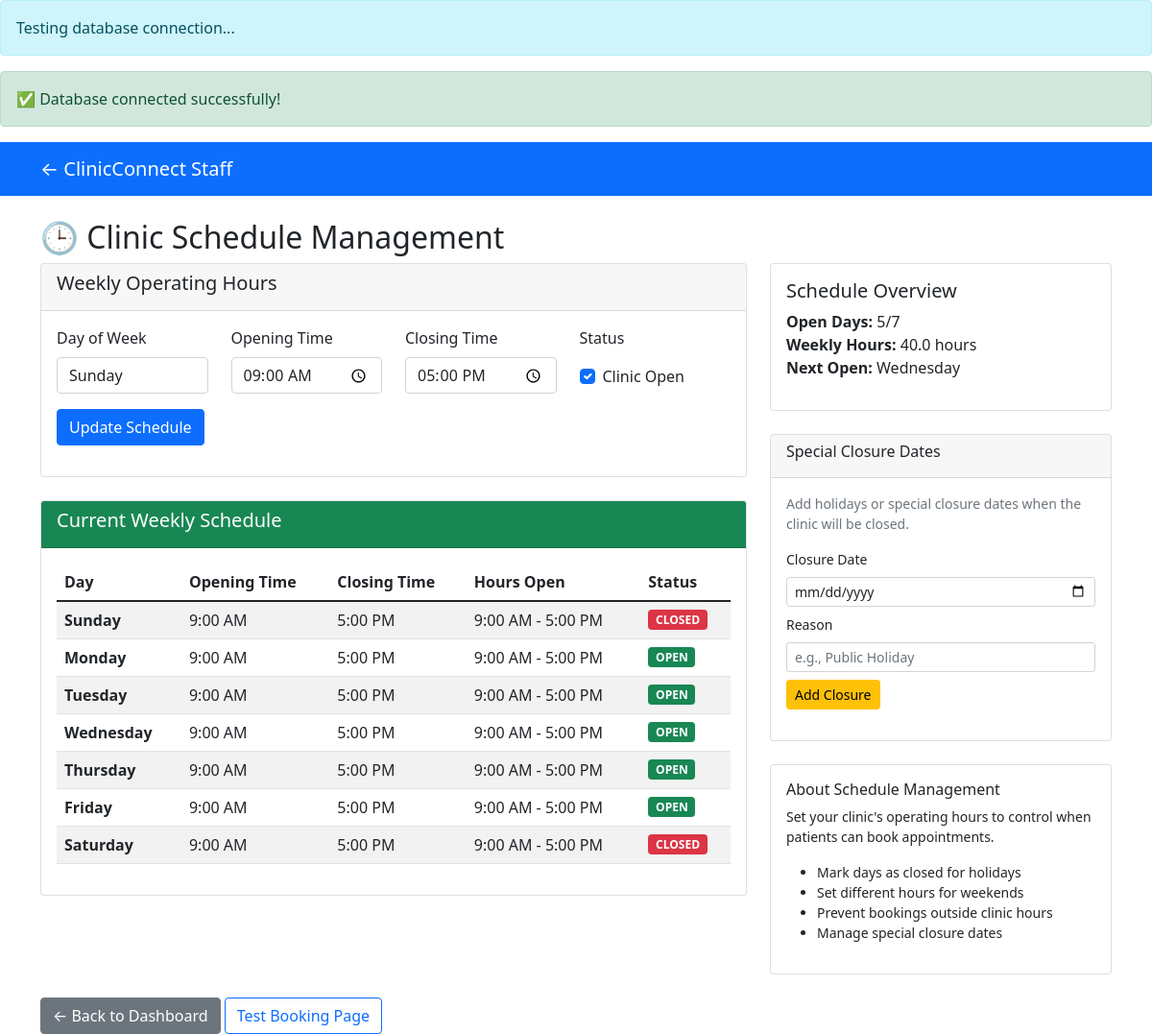
The app's page /admindashboard/schedule.php with its own data.
### tables this page shows
CREATE TABLE `clinic_schedules` (
  `id` int(11) NOT NULL,
  `clinic_id` int(11) DEFAULT NULL,
  `day_of_week` int(11) DEFAULT NULL,
  `start_time` time DEFAULT NULL,
  `end_time` time DEFAULT NULL,
  `is_active` tinyint(1) DEFAULT 1
);

### admindashboard/schedule.php (the view, shortened to what this page needs)
<?php
include __DIR__ . '/../includes/config.php';
$stmt = $pdo->prepare("SELECT * FROM clinic_schedules WHERE clinic_id = 1 ORDER BY day_of_week");
$stmt->execute();
$schedules = $stmt->fetchAll();
$schedule_map = [];
foreach ($schedules as $schedule) {
    $schedule_map[$schedule['day_of_week']] = $schedule;
}
?>
<!DOCTYPE html>
<html lang="en">
<head>
    <link href="https://cdn.jsdelivr.net/npm/bootstrap@5.1.3/dist/css/bootstrap.min.css" rel="stylesheet">
</head>
<body>
    <nav class="navbar navbar-expand-lg navbar-dark bg-primary">
        <div class="container">
            <a class="navbar-brand" href="index.php">← ClinicConnect Staff</a>
        </div>
    </nav>
    <div class="container mt-4">
        <h2>🕒 Clinic Schedule Management</h2>
        <div class="row">
            <div class="col-md-8">
                <div class="card">
                    <div class="card-header">
                        <h5>Weekly Operating Hours</h5>
                    </div>
                    <div class="card-body">
                        <form method="POST">
                            <div class="row mb-3">
                                <div class="col-md-3">
                                    <label class="form-label">Day of Week</label>
                                    <select name="day_of_week" class="form-control" required>
                                        <option value="0">Sunday</option>
                                    </select>
                                </div>
                                <div class="col-md-3">
                                    <label class="form-label">Opening Time</label>
                                    <input type="time" name="start_time" class="form-control" value="09:00" required>
                                </div>
                                <div class="col-md-3">
                                    <label class="form-label">Closing Time</label>
                                    <input type="time" name="end_time" class="form-control" value="17:00" required>
                                </div>
                                <div class="col-md-3">
                                    <label class="form-label">Status</label>
                                    <div class="form-check mt-2">
                                        <input type="checkbox" name="is_active" class="form-check-input" checked id="isActive">
                                        <label class="form-check-label" for="isActive">Clinic Open</label>
                                    </div>
                                </div>
                            </div>
                            <button type="submit" name="update_hours" class="btn btn-primary">Update Schedule</button>
                        </form>
                    </div>
                </div>
                <div class="card mt-4">
                    <div class="card-header bg-success text-white">
                        <h5>Current Weekly Schedule</h5>
                    </div>
                    <div class="card-body">
                        <div class="table-responsive">
                            <table class="table table-striped">
                                <thead>
                                    <tr>
                                        <th>Day</th>
                                        <th>Opening Time</th>
                                        <th>Closing Time</th>
                                        <th>Hours Open</th>
                                        <th>Status</th>
                                    </tr>
                                </thead>
                                <tbody>
                                    <?php
                                    $days = ['Sunday', 'Monday', 'Tuesday', 'Wednesday', 'Thursday', 'Friday', 'Saturday'];
                                    for($i = 0; $i <= 6; $i++):
                                        if (isset($schedule_map[$i])) {
                                            $schedule = $schedule_map[$i];
                                            $start_formatted = date('g:i A', strtotime($schedule['start_time']));
                                            $end_formatted = date('g:i A', strtotime($schedule['end_time']));
                                            $hours = $start_formatted . ' - ' . $end_formatted;
                                        } else {
                                            $schedule = ['start_time' => '09:00:00', 'end_time' => '17:00:00', 'is_active' => 0];
                                            $start_formatted = '9:00 AM';
                                            $end_formatted = '5:00 PM';
                                            $hours = '9:00 AM - 5:00 PM';
                                        }
                                    ?>
                                    <tr>
                                        <td><strong><?= $days[$i]; ?></strong></td>
                                        <td><?= $start_formatted; ?></td>
                                        <td><?= $end_formatted; ?></td>
                                        <td><?= $hours; ?></td>
                                        <td>
                                            <span class="badge bg-<?= $schedule['is_active'] ? 'success' : 'danger'; ?>">
                                                <?= $schedule['is_active'] ? 'OPEN' : 'CLOSED'; ?>
                                            </span>
                                        </td>
                                    </tr>
                                    <?php endfor; ?>
                                </tbody>
                            </table>
                        </div>
                    </div>
                </div>
            </div>
            <div class="col-md-4">
                <div class="card">
                    <div class="card-body">
                        <h5>Schedule Overview</h5>
                        <?php
                        $open_days = array_filter($schedules, function($s) { return $s['is_active']; });
                        $total_hours = 0;
                        foreach($open_days as $day) {
                            $total_hours += (strtotime($day['end_time']) - strtotime($day['start_time'])) / 3600;
                        }
                        ?>
                        <div class="mb-3">
                            <strong>Open Days:</strong> <?= count($open_days); ?>/7<br>
                            <strong>Weekly Hours:</strong> <?= number_format($total_hours, 1); ?> hours<br>
                            <strong>Next Open:</strong>
                            <?php
                            $today = date('w');
                            $next_open_day = null;
                            for($i = 1; $i <= 7; $i++) {
                                $check_day = ($today + $i) % 7;
                                if (isset($schedule_map[$check_day]) && $schedule_map[$check_day]['is_active']) {
                                    $next_open_day = $days[$check_day];
                                    break;
                                }
                            }
                            echo $next_open_day ?: 'No open days found';
                            ?>
                        </div>
                    </div>
                </div>
                <div class="card mt-4">
                    <div class="card-header">
                        <h6>Special Closure Dates</h6>
                    </div>
                    <div class="card-body">
                        <p class="text-muted small">Add holidays or special closure dates when the clinic will be closed.</p>
                        <form method="POST">
                            <div class="mb-2">
                                <label class="form-label small">Closure Date</label>
                                <input type="date" name="closure_date" class="form-control form-control-sm">
                            </div>
                            <div class="mb-2">
                                <label class="form-label small">Reason</label>
                                <input type="text" name="closure_reason" class="form-control form-control-sm" placeholder="e.g., Public Holiday">
                            </div>
                            <button type="submit" name="add_closure" class="btn btn-warning btn-sm">Add Closure</button>
                        </form>
                    </div>
                </div>
                <div class="card mt-4">
                    <div class="card-body">
                        <h6>About Schedule Management</h6>
                        <p class="small">Set your clinic's operating hours to control when patients can book appointments.</p>
                        <ul class="small">
                            <li>Mark days as closed for holidays</li>
                            <li>Set different hours for weekends</li>
                            <li>Prevent bookings outside clinic hours</li>
                            <li>Manage special closure dates</li>
                        </ul>
                    </div>
                </div>
            </div>
        </div>
        <div class="mt-4">
            <a href="index.php" class="btn btn-secondary">← Back to Dashboard</a>
            <a href="../booking/" class="btn btn-outline-primary">Test Booking Page</a>
        </div>
    </div>
</body>
</html>

### records on screen
clinic_schedules: i "Monday", start_time "9:00 AM", end_time "5:00 PM", hours "9:00 AM - 5:00 PM", is_active "OPEN"
clinic_schedules: i "Tuesday", start_time "9:00 AM", end_time "5:00 PM", hours "9:00 AM - 5:00 PM", is_active "OPEN"
clinic_schedules: i "Wednesday", start_time "9:00 AM", end_time "5:00 PM", hours "9:00 AM - 5:00 PM", is_active "OPEN"
clinic_schedules: i "Thursday", start_time "9:00 AM", end_time "5:00 PM", hours "9:00 AM - 5:00 PM", is_active "OPEN"
clinic_schedules: i "Friday", start_time "9:00 AM", end_time "5:00 PM", hours "9:00 AM - 5:00 PM", is_active "OPEN"

### other values on screen
$days[$i] "Sunday"
$start_formatted "9:00 AM"
$end_formatted "5:00 PM"
$hours "9:00 AM - 5:00 PM"
$days[$i] "Saturday"
count($open_days) "5"
$total_hours "40.0"
$next_open_day ?: 'No open days found' "Wednesday"
